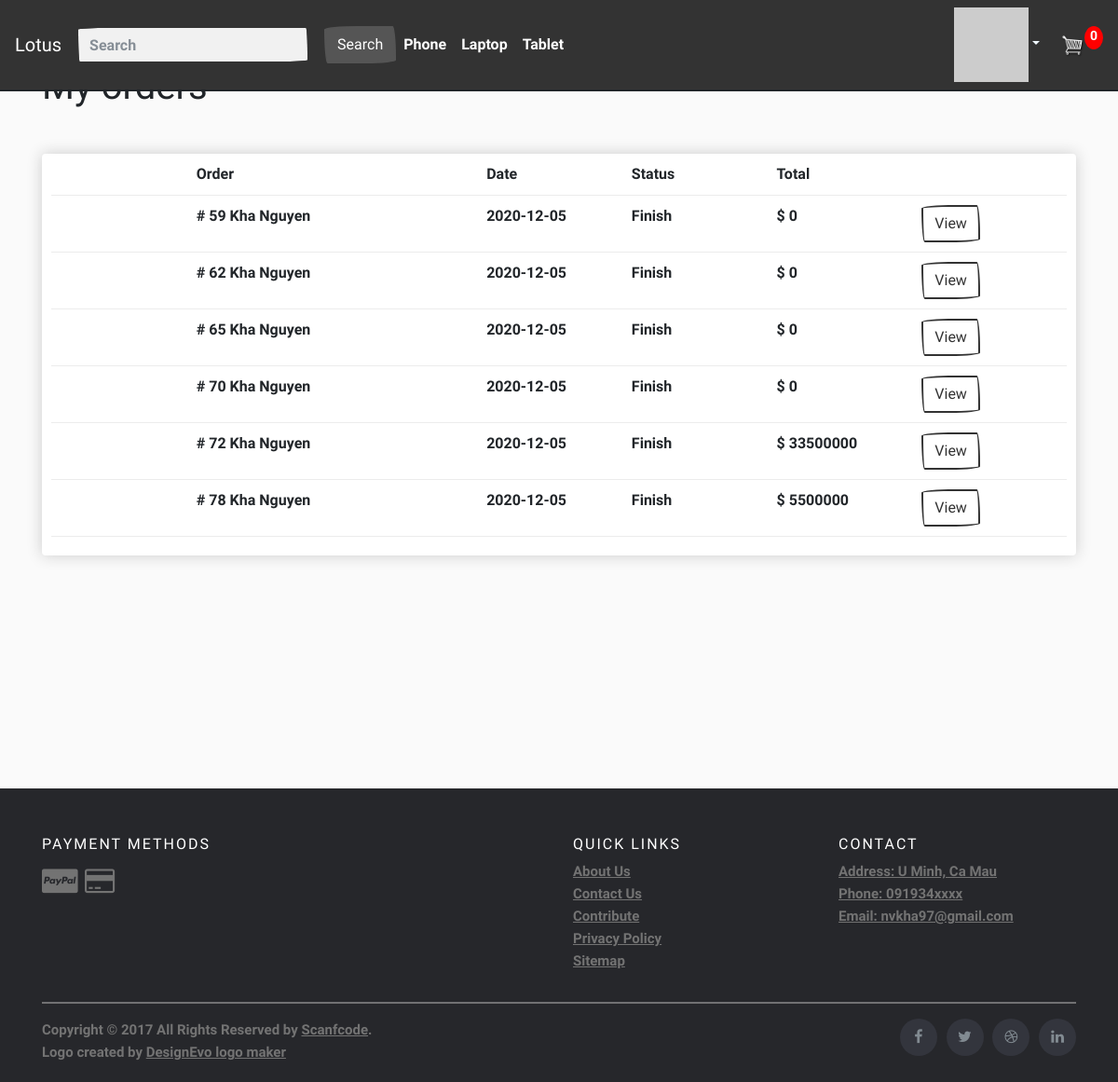
Page /my-orders (signed in) on the committed database.
### tables this page shows
CREATE TABLE "orders" (
	"id"	INTEGER,
	"user_id"	INTEGER,
	"order_date"	DATETIME,
	"payment_id"	INTEGER,
	"complete"	BOOLEAN DEFAULT 0,
	"order_name"	NVARCHAR(255),
	"order_phonenumber"	VARCHAR(12),
	"order_email"	VARCHAR(50),
	"order_address"	TEXT,
	"transaction_id"	DATE,
	PRIMARY KEY("id" AUTOINCREMENT)
);

### app.py (the view)
@app.route("/my-orders")
@login_required
def my_order():
    cartData = CartData()
    orders = db.execute("SELECT * FROM orders WHERE user_id=? AND complete=?", session.get("user_id"), 1)
    return render_template("my_orders.html", orders=orders, numberCart=cartData["numberItem"])

### app.py (called while the page is built)
@app.after_request
def after_request(response):
    response.headers["Cache-Control"] = "no-cache, no-store, must-revalidate"
    response.headers["Expires"] = 0
    response.headers["Pragma"] = "no-cache"
    return response

@app.before_request
def before_request():
  if session.get("user_id"):
      db.execute("UPDATE users SET last_seen=? WHERE id=?", datetime.utcnow(), session["user_id"])

### helpers.py (called while the page is built)
def login_required(f):
    @wraps(f)
    def decorated_function(*args, **kwargs):
        if session.get("user_id") is None:
            return redirect("/login")
        return f(*args, **kwargs)
    return decorated_function

def gravatar(email, size=100, default='identicon', rating='g'):
    url = 'http://www.gravatar.com/avatar'
    hash = hashlib.md5(email.encode('utf-8')).hexdigest()
    return '{url}/{hash}?s={size}&d={default}&r={rating}'.format(
        url=url, hash=hash, size=size, default=default, rating=rating)

def CartData():
    if session.get("user_id"):
        try:
            order = db.execute("SELECT * FROM orders WHERE user_id=? AND complete=?", session.get("user_id"), 0)
            order_detail = db.execute("SELECT * FROM order_detail WHERE order_id=?", order[0]['id'])
            numberItem = int(len(order_detail))
            total = db.execute("SELECT SUM(price * quantity) FROM order_detail WHERE order_id=?", order[0]['id'])
        except:
            order_detail = None
            numberItem = 0
            total = 0
        return {"items": order_detail, "numberItem": numberItem, "total": total}
    else:
        cookieData = cookieCart()
        return {"items": cookieData['items'], "numberItem": cookieData['numberItem'], "total": cookieData['total']}

def getTotal(order_id):
    try:
        total = db.execute("SELECT SUM(quantity * price) as total FROM order_detail WHERE order_id=?", order_id)
    except:
        return 0
    return total[0]["total"]

def getAllNameProduct():
    all_products = db.execute("SELECT * FROM products")
    list_product_name = ""
    for product in all_products:
        list_product_name += product["name"] + ","
    return list_product_name

### templates/my_orders.html (shortened to what this page needs)
{% extends 'main.html' %}
{% block content %}
  <h1 class="mb-4">My orders</h1>
  <br>
  <div class="box-element">
    <div class="cart-row">
        <div style="flex: 1"></div>
        <div style="flex: 2">Order</div>
        <div style="flex: 1">Date</div>
        <div style="flex: 1">Status</div>
        <div style="flex: 1">Total</div>
        <div style="flex: 1"></div>
    </div>
        {% if orders %}
            {% for order in orders %}
            <div class="cart-row">
                <div style="flex: 1"></div>
                <div style="flex: 2"># {{ order.id }} {{ order.order_name }}</div>
                <div style="flex: 1">{{ order.order_date }}</div>
                <div style="flex: 1">{% if order.complete == 1 %}Finish{% else %}Processing{% endif %}</div>
                <div style="flex: 1">${% if order.id | getTotal %} {{ order.id | getTotal }} {% else %} 0 {% endif %}</div>
                <div style="flex: 1"><a href={{ url_for('view_my_order', id=order.id) }} class="btn btn-outline-primary">View</a></div>
            </div>
            {% endfor %}
        {% endif %}
  </div>
{% endblock %}
{% block footer %}
    <footer class="site-footer">
        <div class="container">
        <div class="row">
            <div class="col-sm-12 col-md-6">
            <h6>PAYMENT METHODS</h6>
            <div class="icon-container">
                <i class="fa fa-cc-paypal"></i>
                <i class="fa fa-credit-card" aria-hidden="true"></i>
            </div>
            </div>
            <div class="col-xs-6 col-md-3">
            <h6>Quick Links</h6>
            <ul class="footer-links">
                <li><a href="http://scanfcode.com/about/">About Us</a></li>
                <li><a href="http://scanfcode.com/contact/">Contact Us</a></li>
                <li><a href="http://scanfcode.com/contribute-at-scanfcode/">Contribute</a></li>
                <li><a href="http://scanfcode.com/privacy-policy/">Privacy Policy</a></li>
                <li><a href="http://scanfcode.com/sitemap/">Sitemap</a></li>
            </ul>
            </div>
            <div class="col-xs-6 col-md-3">
            <h6>CONTACT</h6>
            <ul class="footer-links">
                <li><a href="#">Address: U Minh, Ca Mau</a></li>
                <li><a href="#">Phone: 091934xxxx</a></li>
                <li><a href="#">Email: nvkha97@gmail.com</a></li>
            </ul>
            </div>
        </div>
        <hr>
        </div>
        <div class="container">
        <div class="row">
            <div class="col-md-8 col-sm-6 col-xs-12">
            <p class="copyright-text">Copyright &copy; 2017 All Rights Reserved by
        <a href="#">Scanfcode</a>.
            </p>
            Logo created by <a href="https://www.designevo.com/logo-maker/" title="Free Online Logo Maker">DesignEvo logo maker</a>
            </div>
            <div class="col-md-4 col-sm-6 col-xs-12">
            <ul class="social-icons">
                <li><a class="facebook" href="#"><i class="fa fa-facebook"></i></a></li>
                <li><a class="twitter" href="#"><i class="fa fa-twitter"></i></a></li>
                <li><a class="dribbble" href="#"><i class="fa fa-dribbble"></i></a></li>
                <li><a class="linkedin" href="#"><i class="fa fa-linkedin"></i></a></li>
            </ul>
            </div>
        </div>
        </div>
    </footer>
{% endblock %}

### static/css/main.css (style rules this page uses)
body { background-color: hsl(0, 0%, 98%); padding-top: 45px; }
footer { padding-top: 250px; }
.box-element { box-shadow:hsl(0, 0%, 80%) 0 0 16px; background-color: #fff; border-radius: 4px; padding: 10px; }
.cart-row { display: flex; align-items: flex-stretch; padding-bottom: 10px; margin-bottom: 10px; border-bottom: 1px solid #ececec; }

### static/css/footer.css (style rules this page uses)
.site-footer { background-color:#26272b; padding:45px 0 20px; font-size:15px; line-height:24px; color:#737373; }
.icon-container { margin-bottom: 20px; padding: 7px 0; font-size: 30px; }
.site-footer hr { border-top-color:#bbb; opacity:0.5 }
.site-footer h6 { color:#fff; font-size:16px; text-transform:uppercase; margin-top:5px; letter-spacing:2px }
.site-footer a { color:#737373; }
.footer-links { padding-left:0; list-style:none }
.footer-links li { display:block }
.footer-links a { color:#737373 }
.site-footer .social-icons { text-align:right }
.site-footer .social-icons a { width:40px; height:40px; line-height:40px; margin-left:6px; margin-right:0; border-radius:100%; background-color:#33353d }
.copyright-text { margin:0 }
.social-icons { padding-left:0; margin-bottom:0; list-style:none }
.social-icons li { display:inline-block; margin-bottom:4px }
.social-icons a { background-color:#eceeef; color:#818a91; font-size:16px; display:inline-block; line-height:44px; width:44px; height:44px; text-align:center; margin-right:8px; border-radius:100%; -webkit-transition:all .2s linear; -o-transition:all .2s linear; transition:all .2s linear }

### rows in the picture
orders: id "59", order_name "Kha Nguyen", order_date "2020-12-05", complete "Finish"
orders: id "62", order_name "Kha Nguyen", order_date "2020-12-05", complete "Finish"
orders: id "65", order_name "Kha Nguyen", order_date "2020-12-05", complete "Finish"
orders: id "70", order_name "Kha Nguyen", order_date "2020-12-05", complete "Finish"
orders: id "72", order_name "Kha Nguyen", order_date "2020-12-05", complete "Finish", id|getTotal "33500000"
orders: id "78", order_name "Kha Nguyen", order_date "2020-12-05", complete "Finish", id|getTotal "5500000"

### other values in the picture
{{ numberCart }} "0"
